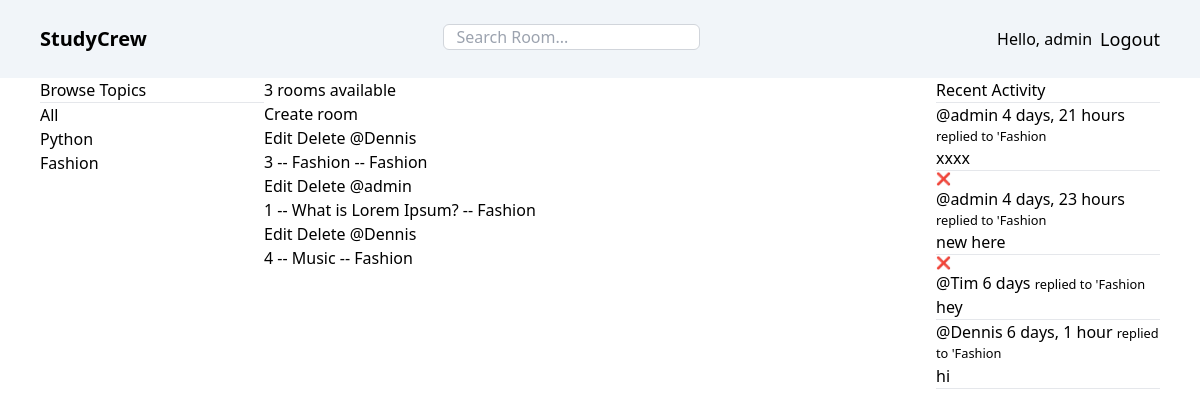
/?q=Fashion (signed in), run on the app's committed database.
### base/models.py (models this page shows, shortened)
class Topic(models.Model):
  name = models.CharField(max_length=200)
  updated = models.DateTimeField(auto_now=True)
  created = models.DateTimeField(auto_now_add=True)

class Room(models.Model):
  host = models.ForeignKey(User, on_delete=models.SET_NULL, null=True)
  topic = models.ForeignKey(Topic, on_delete=models.SET_NULL, null=True)
  name = models.CharField(max_length=225)
  description = models.TextField(null=True, blank=True)
  participants = models.ManyToManyField(User, related_name='participants', blank=True)
  updated = models.DateTimeField(auto_now=True)
  created = models.DateTimeField(auto_now_add=True)
  class Meta:
    ordering = ['-updated', '-created']
  def __str__(self):
    return self.name

class Message(models.Model):
  user = models.ForeignKey(User, on_delete=models.CASCADE)
  room = models.ForeignKey(Room, on_delete=models.CASCADE)
  body = models.TextField()
  updated = models.DateTimeField(auto_now=True)
  created = models.DateTimeField(auto_now_add=True)
  class Meta:
    ordering = ['-updated', '-created']
  def __str__(self):
    return self.body[0:50]

### base/views.py (the view)
# urls.py: path('', views.home, name='home'),
def home(request):
  q = request.GET.get('q') if request.GET.get('q') != None else ''
  rooms = Room.objects.filter(Q(topic__name__icontains=q) | Q(name__icontains=q) | Q(description__icontains=q) )
  topics = Topic.objects.all()
  room_count = rooms.count()
  room_messages = Message.objects.filter(Q(room__topic__name__icontains=q))
  context = {
    'rooms' : rooms,
    'topics' : topics,
    'room_count' : room_count,
    'room_messages' : room_messages
  }
  return render(request, 'base/home.html', context)

### base/templates/base/home.html (shortened to what this page needs)
<body>
  {% extends 'main.html' %}
  {% block content %}
    <div class="grid grid-cols-5 px-10">
      <div class="col-span-1">
        {% include 'base/topic_comp.html' %}
      </div>
      <div class="col-span-3">
        <h5>{{room_count}} rooms available</h5>
        <a href="{% url 'create-room' %}"> Create room</a>
        <div>
          {% include 'base/feed_comp.html' %}
        </div>
      </div>
      <div class="col-span-1">
        {% include 'base/activity_comp.html' %}
      </div>
    </div>
  {% endblock content %}

### templates/navbar.html
<div class="bg-slate-100 p-5 md:px-10 py-3 flex items-center justify-between gap-5">
  <a href="/" class="text-xl font-semibold">
    StudyCrew
  </a>
  <form action="{% url 'home' %}" method="GET" class="flex items-center">
    <input type="text" name="q" class="border border-gray-300 rounded-md px-3 mt-3 " placeholder="Search Room..." />
  </form>
  {% if request.user.is_authenticated %}
  <div class="flex items-center gap-2">
    <p>Hello, {{ request.user.username }}</p>
    <a href="{% url 'logout' %}" class="text-lg font-medium">
      Logout
    </a>
  </div>
  {% else %}
  <a href="{% url 'login' %}" class="text-lg font-medium">
    login
  </a>
  {% endif %}
</div>

### base/templates/base/topic_comp.html
<div>
  <h3>Browse Topics</h3>
  <hr>
  <div class="">
    <a href="{% url 'home' %}">All</a>
  </div>
  {% for topic in topics %}
  <div class="">
    <a href="{% url 'home' %}?q={{topic.name}}">{{topic.name}}</a>
  </div>
  {% endfor %}
</div>

### base/templates/base/feed_comp.html
<div>
  {% for room in rooms %}
    <div class="">
      {% if request.user.is_authenticated %}
        <a href="{% url 'update-room' room.id  %}"> Edit</a>
        <a href="{% url 'delete-room' room.id  %}"> Delete</a>
      {% endif %}
      <a href="{% url 'user-profile' room.host.id %}">@{{ room.host.username }}</a>
      <h5>{{ room.id }} -- <a href="{% url 'room' room.id %}">{{ room.name }}</a> -- {{ room.topic.name }}</h5>
    </div>
  {% endfor %}
</div>

### base/templates/base/activity_comp.html
    <div>
      <h3>Recent Activity</h3>
      <hr>
      <div class="">
        {% for message in room_messages %}
          <div class="">
            <a href="{%% url 'user-profile' message.user.id }">@{{ message.user }} {{ message.created|timesince }}</a>
            <small>replied to '{{message.room}}</small>
            <p>{{message}}</p>
            <hr>
            {% if request.user == message.user %}
              <a href="{% url 'delete-message' message.id %}" class="text-xs">❌</a>
            {% endif %}
          </div>
        {% endfor %}
      </div>
    </div>

### data on the page
Topic: name "Python"
Topic: name "Fashion"
Room: host.username "Dennis", id "3", name "Fashion", topic.name "Fashion"
Room: host.username "admin", id "1", name "What is Lorem Ipsum?", topic.name "Fashion"
Room: host.username "Dennis", id "4", name "Music", topic.name "Fashion"
Message: user "admin", created "4 days, 21 hours", room "Fashion", body "xxxx"
Message: user "admin", created "4 days, 23 hours", room "Fashion", body "new here"
Message: user "Tim", created "6 days", room "Fashion", body "hey"
Message: user "Dennis", created "6 days, 1 hour", room "Fashion", body "hi"

### other printed values
{{ request.user.username }} "admin"
{{ room_count }} "3"
